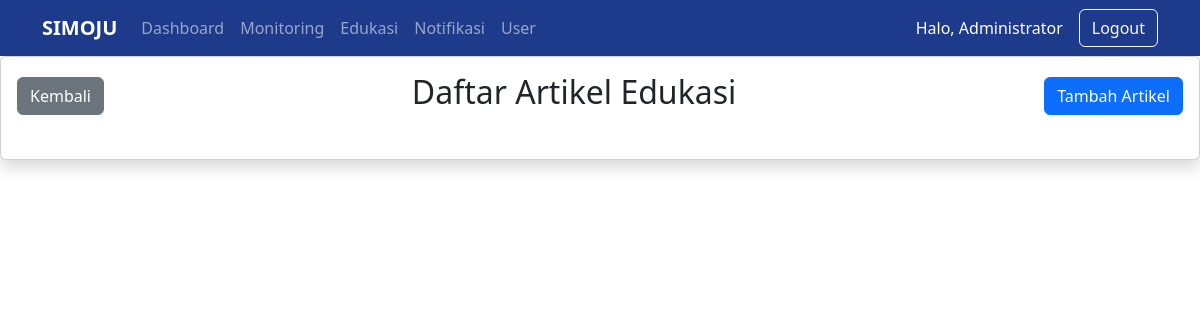
Before: /public/index.php?url=EdukasiController/index (signed in) with the older database file.
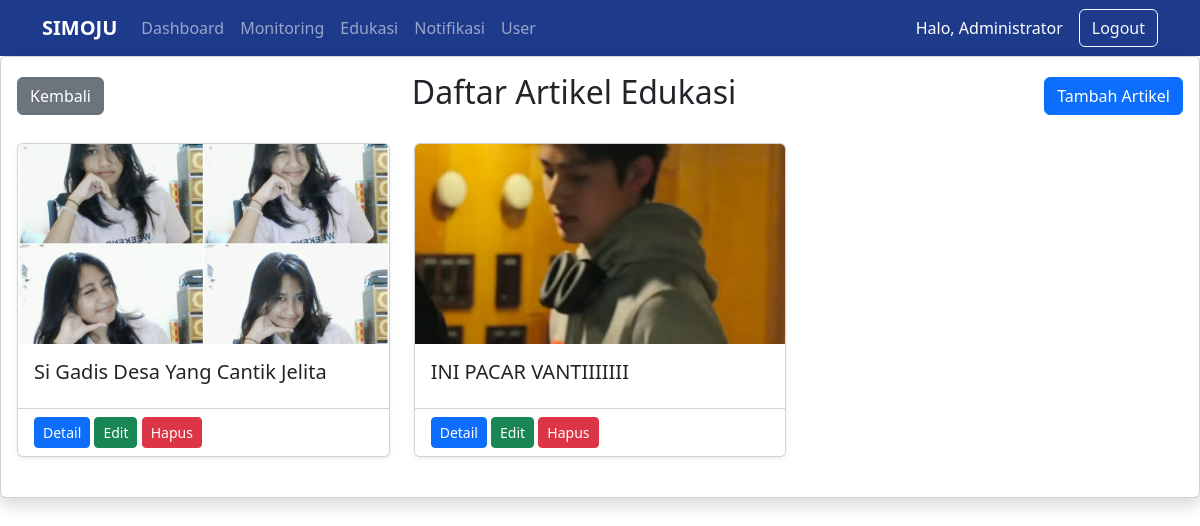
After: the same page with the newer database file.
### tables this page shows
CREATE TABLE `edukasi` (
  `id` int(11) NOT NULL AUTO_INCREMENT,
  `judul` varchar(255) NOT NULL,
  `gambar` varchar(255) DEFAULT NULL,
  `isi` text NOT NULL,
  `status` enum('draft','publish') DEFAULT 'draft',
  `created_by` int(11) DEFAULT NULL,
  `created_at` timestamp NOT NULL DEFAULT current_timestamp(),
  `updated_at` timestamp NOT NULL DEFAULT current_timestamp() ON UPDATE current_timestamp(),
  PRIMARY KEY (`id`),
  KEY `created_by` (`created_by`),
  CONSTRAINT `edukasi_ibfk_1` FOREIGN KEY (`created_by`) REFERENCES `users` (`id`)
);

### app/core/Controller.php (called while the page is built, shortened)
<?php
class Controller {
    public function model($model)
    {
        return new $model();
    }
    public function view($view, $data = [])
    {
         require_once '../app/views/templates/header.php';
        require_once '../app/views/' . $view . '.php';
        require_once '../app/views/templates/footer.php';
    }
}

### app/controllers/EdukasiController.php (called while the page is built, shortened)
<?php
class EdukasiController extends Controller {
    public function index()
    {
        $edukasi = $this->model('Edukasi');
        $data['edukasi'] = $edukasi->getAll();
        $this->view('edukasi/index', $data);
    }
}

### app/core/App.php (called while the page is built, shortened)
<?php
class App {
    protected $method = 'index';
    protected $params = [];
    public function __construct()
    {
        $url = $this->parseURL();
        if(isset($url[0]) && file_exists('../app/controllers/' . $url[0] . '.php')) {
            unset($url[0]);
        }
        $this->controller = new $this->controller;
        if(isset($url[1]) && method_exists($this->controller, $url[1])) {
            $this->method = $url[1];
        }
        call_user_func_array(
            [$this->controller, $this->method],
            $this->params
        );
    }
    public function parseURL()
    {
        if(isset($_GET['url']))
        {
            $url = rtrim($_GET['url'], '/');
            $url = filter_var($url, FILTER_SANITIZE_URL);
            return explode('/', $url);
        }
    }
}

### public/index.php (called while the page is built, shortened)
<?php
$app = new App;

### app/core/Database.php (called while the page is built, shortened)
<?php
class Database {
    private $conn;
    public function __construct()
    {
        $this->conn = new mysqli(
            DB_HOST,
            DB_USER,
            DB_PASS,
            DB_NAME
        );
    }
    public function getConnection()
    {
        return $this->conn;
    }
}

### app/core/Model.php (called while the page is built, shortened)
<?php
require_once 'Database.php';
class Model {
    public function __construct()
    {
        $database = new Database();
        $this->db = $database->getConnection();
    }
}

### app/models/Edukasi.php (called while the page is built, shortened)
<?php
class Edukasi extends Model {
    public function getAll()
    {
        $query = "SELECT * FROM edukasi ORDER BY id DESC";
        return $this->db->query($query);
    }
}

### app/views/edukasi/index.php (the view)
<div class="card shadow p-3">
    <div class="d-flex justify-content-between align-items-center mb-4">
        <a
        href="index.php?url=HomeController/dashboard"
        class="btn btn-secondary">
            Kembali
        </a>
        <h2>Daftar Artikel Edukasi</h2>
        <?php if($_SESSION['role'] == 'admin'): ?>
        <a
        href="index.php?url=EdukasiController/tambah"
        class="btn btn-primary">
            Tambah Artikel
        </a>
        <?php endif; ?>
    </div>
    <div class="row">
        <?php while($row = $data['edukasi']->fetch_assoc()): ?>
        <div class="col-md-4 mb-4">
            <div class="card h-100 shadow-sm">
                <img
                src="/Simoju_UTS2/public/uploads/artikel/<?= $row['gambar']; ?>"
                class="card-img-top"
                style="height:200px; object-fit:cover;">
                <div class="card-body">
                    <h5 class="card-title">
                        <?= $row['judul']; ?>
                    </h5>
                </div>
                <div class="card-footer bg-white">
                    <a
                    href="index.php?url=EdukasiController/detail/<?= $row['id']; ?>"
                    class="btn btn-primary btn-sm">
                        Detail
                    </a>
                    <?php if($_SESSION['role'] == 'admin'): ?>
                    <a
                    href="index.php?url=EdukasiController/edit/<?= $row['id']; ?>"
                    class="btn btn-success btn-sm">
                        Edit
                    </a>
                    <a
                    href="index.php?url=EdukasiController/delete/<?= $row['id']; ?>"
                    class="btn btn-danger btn-sm"
                    onclick="return confirm('Yakin hapus artikel ini?')">
                        Hapus
                    </a>
                    <?php endif; ?>
                </div>
            </div>
        </div>
        <?php endwhile; ?>
    </div>
</div>

Changed rows visible on the page:
added edukasi: gambar (picture), judul "Si Gadis Desa Yang Cantik Jelita"
added edukasi: gambar (picture), judul "INI PACAR VANTIIIIIII"
